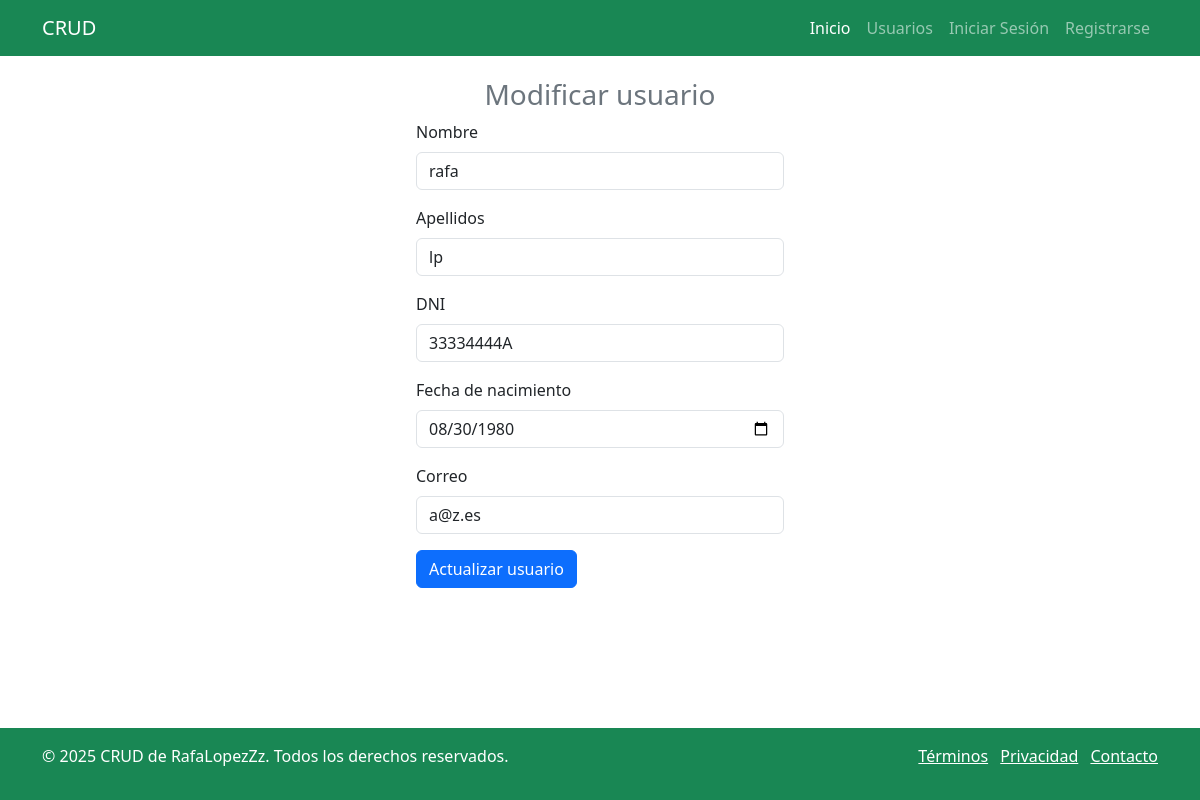
Screenshot of /views/actualizar_usuario_view.php?id=34 (signed in) with the database file from the repository.
### tables this page shows
CREATE TABLE `usuarios` (
  `id` int(6) UNSIGNED NOT NULL,
  `nombre` varchar(50) NOT NULL,
  `apellidos` varchar(50) NOT NULL,
  `DNI` varchar(15) NOT NULL,
  `fecha_nacimiento` date DEFAULT NULL,
  `correo` varchar(50) DEFAULT NULL,
  `password` varchar(255) NOT NULL,
  `fecha_creacion` timestamp NOT NULL DEFAULT current_timestamp(),
  `rol` enum('USER','ADMIN') NOT NULL DEFAULT 'USER'
);

### views/actualizar_usuario_view.php (the view, shortened to what this page needs)
<?php
require_once __DIR__ . '/../models/conexion.php';
$id = $_GET['id'];
$sql = $conexion->query("SELECT * FROM usuarios WHERE id='$id'");
?>
<!DOCTYPE html>
<html lang="es">
<head>
    <link href="https://cdn.jsdelivr.net/npm/bootstrap@5.3.5/dist/css/bootstrap.min.css" rel="stylesheet">
</head>
<body class="d-flex flex-column min-vh-100">
    <header class="fixed-top bg-success text-white">
        <?php include __DIR__ . "/header.php"; ?>
    </header>
    <form class="col-4 p-3 m-auto" method="POST" action="">
        <h3 class="text-center text-secondary">Modificar usuario</h3>
        <?php
        while ($datos = $sql->fetch_object()) { ?>
            <div class="mb-3">
                <label for="inputNombre" class="form-label">Nombre</label>
                <input type="text" class="form-control" name="nombre" value="<?php echo $datos->nombre; ?>">
            </div>
            <div class="mb-3">
                <label for="inputAoellidos" class="form-label">Apellidos</label>
                <input type="text" class="form-control" name="apellidos" value="<?php echo $datos->apellidos; ?>">
            </div>
            <div class="mb-3">
                <label for="inputDNI" class="form-label">DNI</label>
                <input type="text" class="form-control" name="DNI" value="<?php echo $datos->DNI; ?>">
            </div>
            <div class="mb-3">
                <label for="inputFecha" class="form-label">Fecha de nacimiento</label>
                <input type="date" class="form-control" name="fecha_nacimiento" value="<?php echo $datos->fecha_nacimiento; ?>">
            </div>
            <div class="mb-3">
                <label for="inputEmail" class="form-label">Correo</label>
                <input type="email" class="form-control" name="correo" value="<?php echo $datos->correo; ?>">
            </div>
        <?php }
        ?>
        <button type="submit" class="btn btn-primary" name="btnactualizar" value="ok">Actualizar usuario</button>
    </form>
    <footer class="mt-auto bg-success text-white py-3">
        <?php include __DIR__ . "/footer.php"; ?>
    </footer>
</body>
</html>

### rows the page displays
usuarios: nombre "rafa", apellidos "lp", DNI "33334444A", fecha_nacimiento "08/30/1980", correo "a@z.es"
